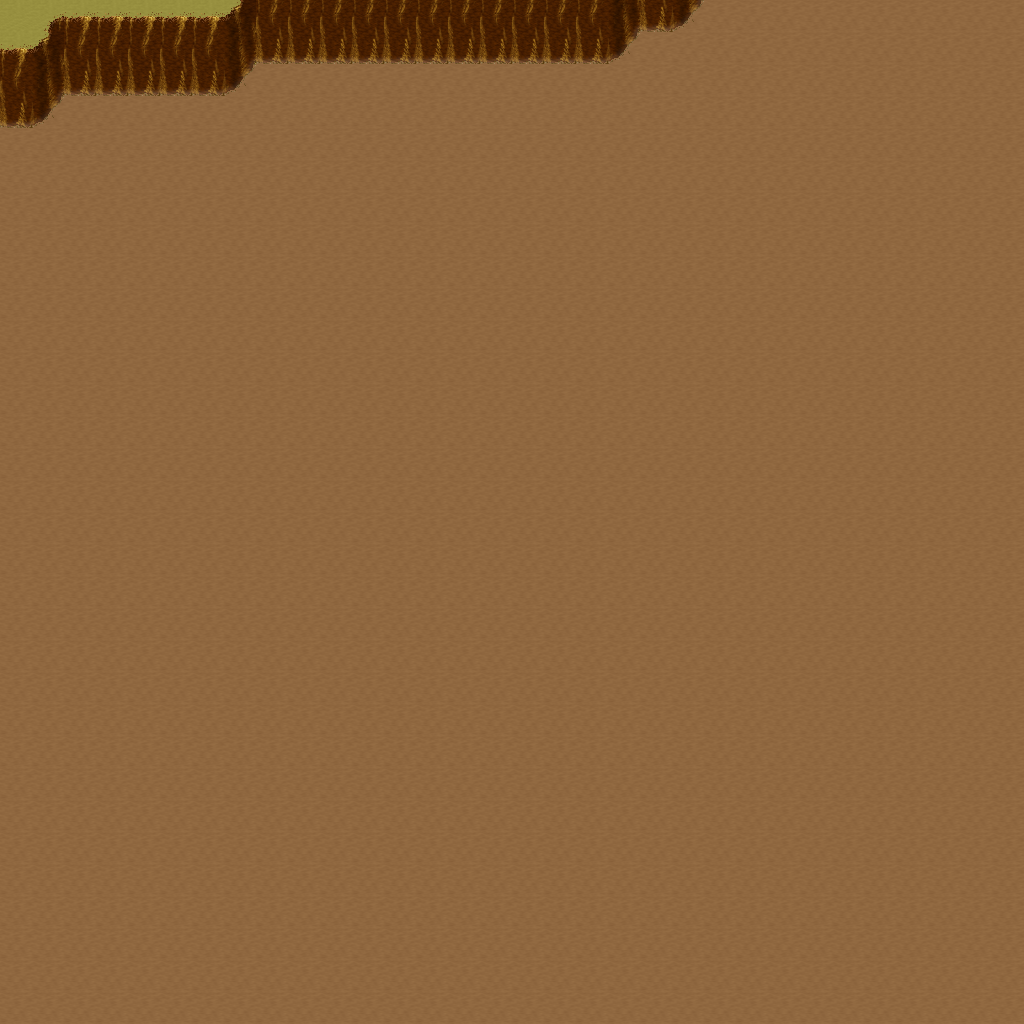

A 2D game scene composited from a Tiled map and its tileset images. What follows is a short description and the map's XML, with each tile layer's data collapsed to a summary:
An orthogonal 32x32 tile map with 32x32 px tiles, 5 tile layers (Ground, Objects, Objects2, Above, ...), 1 hidden layer not drawn, 37 tilesets.

<map version="1.10" tiledversion="1.11.0" orientation="orthogonal" renderorder="right-down" width="32" height="32" tilewidth="32" tileheight="32" infinite="0" nextlayerid="11" nextobjectid="1">
 <tileset firstgid="1" name="ground_ground" tilewidth="32" tileheight="32" tilecount="33" columns="3">
  <image source="../drawable/ground_ground.png" width="96" height="352" />
 </tileset>
 <tileset firstgid="34" name="ground_ridge_earth_dark" tilewidth="32" tileheight="32" tilecount="96" columns="12">
  <image source="../drawable/ground_ridge_earth_dark.png" width="384" height="256" />
 </tileset>
 <tileset firstgid="130" name="logic_collision" tilewidth="32" tileheight="32" tilecount="1" columns="1">
  <image source="../drawable/logic_collision.png" width="32" height="32" />
 </tileset>
 <tileset firstgid="131" name="logic_portal" tilewidth="32" tileheight="32" tilecount="24" columns="8">
  <image source="../drawable/logic_portal.png" width="256" height="96" />
 </tileset>
 <tileset firstgid="155" name="building_fence_fence_chunky" tilewidth="32" tileheight="32" tilecount="21" columns="3">
  <image source="../drawable/building_fence_fence_chunky.png" width="96" height="224" />
 </tileset>
 <tileset firstgid="176" name="item_statue_girl_with_bird" tilewidth="32" tileheight="32" tilecount="12" columns="4">
  <image source="../drawable/item_statue_girl_with_bird.png" width="128" height="96" />
 </tileset>
 <tileset firstgid="188" name="plant_bush_hosta" tilewidth="32" tileheight="32" tilecount="9" columns="3">
  <image source="../drawable/plant_bush_hosta.png" width="96" height="96" />
 </tileset>
 <tileset firstgid="197" name="logic_item_sheepfood" tilewidth="32" tileheight="32" tilecount="1" columns="1">
  <image source="../drawable/logic_item_sheepfood.png" width="32" height="32" />
 </tileset>
 <tileset firstgid="198" name="ground_rock_rocks_3" tilewidth="32" tileheight="32" tilecount="16" columns="4">
  <image source="../drawable/ground_rock_rocks_3.png" width="128" height="128" />
 </tileset>
 <tileset firstgid="214" name="item_statue_crystal_statues" tilewidth="32" tileheight="32" tilecount="12" columns="6">
  <image source="../drawable/item_statue_crystal_statues.png" width="192" height="64" />
 </tileset>
 <tileset firstgid="226" name="plant_tree_maple_tree" tilewidth="32" tileheight="32" tilecount="72" columns="8">
  <image source="../drawable/plant_tree_maple_tree.png" width="256" height="288" />
 </tileset>
 <tileset firstgid="298" name="plant_stump_small_stump" tilewidth="32" tileheight="32" tilecount="4" columns="2">
  <image source="../drawable/plant_stump_small_stump.png" width="64" height="64" />
 </tileset>
 <tileset firstgid="302" name="item_statue_plants_potted_stone" tilewidth="32" tileheight="32" tilecount="6" columns="3">
  <image source="../drawable/item_statue_plants_potted_stone.png" width="96" height="64" />
 </tileset>
 <tileset firstgid="308" name="logic_creature_sheep" tilewidth="32" tileheight="32" tilecount="1" columns="1">
  <image source="../drawable/logic_creature_sheep.png" width="32" height="32" />
 </tileset>
 <tileset firstgid="309" name="furniture_chair_bench_white" tilewidth="32" tileheight="32" tilecount="8" columns="2">
  <image source="../drawable/furniture_chair_bench_white.png" width="64" height="128" />
 </tileset>
 <tileset firstgid="317" name="furniture_sink_dark_side_on" tilewidth="32" tileheight="32" tilecount="6" columns="3">
  <image source="../drawable/furniture_sink_dark_side_on.png" width="96" height="64" />
 </tileset>
 <tileset firstgid="323" name="object_birds" tilewidth="32" tileheight="32" tilecount="4" columns="2">
  <image source="../drawable/object_birds.png" width="64" height="64" />
 </tileset>
 <tileset firstgid="327" name="logic_creature_animal" tilewidth="32" tileheight="32" tilecount="32" columns="8">
  <image source="../drawable/logic_creature_animal.png" width="256" height="128" />
 </tileset>
 <tileset firstgid="359" name="ground_earth_edges" tilewidth="32" tileheight="32" tilecount="18" columns="6">
  <image source="../drawable/ground_earth_edges.png" width="192" height="96" />
 </tileset>
 <tileset firstgid="377" name="ground_grass_corners" tilewidth="32" tileheight="32" tilecount="24" columns="6">
  <image source="../drawable/ground_grass_corners.png" width="192" height="128" />
 </tileset>
 <tileset firstgid="401" name="building_stairs_stairs_grey" tilewidth="32" tileheight="32" tilecount="6" columns="3">
  <image source="../drawable/building_stairs_stairs_grey.png" width="96" height="64" />
 </tileset>
 <tileset firstgid="407" name="logic_creature_ent" tilewidth="32" tileheight="32" tilecount="4" columns="4">
  <image source="../drawable/logic_creature_ent.png" width="128" height="32" />
 </tileset>
 <tileset firstgid="411" name="plant_tree_pine_tree" tilewidth="32" tileheight="32" tilecount="20" columns="4">
  <image source="../drawable/plant_tree_pine_tree.png" width="128" height="160" />
 </tileset>
 <tileset firstgid="431" name="plant_tree_oak_tree" tilewidth="32" tileheight="32" tilecount="20" columns="4">
  <image source="../drawable/plant_tree_oak_tree.png" width="128" height="160" />
 </tileset>
 <tileset firstgid="451" name="plant_tree_chestnut_tree" tilewidth="32" tileheight="32" tilecount="20" columns="4">
  <image source="../drawable/plant_tree_chestnut_tree.png" width="128" height="160" />
 </tileset>
 <tileset firstgid="471" name="building_thatched_roof_cottage1" tilewidth="32" tileheight="32" tilecount="20" columns="4">
  <image source="../drawable/building_thatched_roof_cottage1.png" width="128" height="160" />
 </tileset>
 <tileset firstgid="491" name="building_thatched_roof_cottage2" tilewidth="32" tileheight="32" tilecount="20" columns="4">
  <image source="../drawable/building_thatched_roof_cottage2.png" width="128" height="160" />
 </tileset>
 <tileset firstgid="511" name="logic_item_vegetable" tilewidth="32" tileheight="32" tilecount="16" columns="8">
  <image source="../drawable/logic_item_vegetable.png" width="256" height="64" />
 </tileset>
 <tileset firstgid="527" name="object_well" tilewidth="32" tileheight="32" tilecount="4" columns="2">
  <image source="../drawable/object_well.png" width="64" height="64" />
 </tileset>
 <tileset firstgid="531" name="plant_flower_flower_bed_1" tilewidth="32" tileheight="32" tilecount="35" columns="7">
  <image source="../drawable/plant_flower_flower_bed_1.png" width="224" height="160" />
 </tileset>
 <tileset firstgid="566" name="plant_flower_small_flower_bed" tilewidth="32" tileheight="32" tilecount="12" columns="3">
  <image source="../drawable/plant_flower_small_flower_bed.png" width="96" height="128" />
 </tileset>
 <tileset firstgid="578" name="plant_flower_small_flower_bed_2" tilewidth="32" tileheight="32" tilecount="12" columns="3">
  <image source="../drawable/plant_flower_small_flower_bed_2.png" width="96" height="128" />
 </tileset>
 <tileset firstgid="590" name="plant_flower_foxgloves" tilewidth="32" tileheight="32" tilecount="4" columns="2">
  <image source="../drawable/plant_flower_foxgloves.png" width="64" height="64" />
 </tileset>
 <tileset firstgid="594" name="plant_flower_hothouse_flowers" tilewidth="32" tileheight="32" tilecount="72" columns="6">
  <image source="../drawable/plant_flower_hothouse_flowers.png" width="192" height="384" />
 </tileset>
 <tileset firstgid="666" name="plant_bush_bush_mult_colored" tilewidth="32" tileheight="32" tilecount="6" columns="3">
  <image source="../drawable/plant_bush_bush_mult_colored.png" width="96" height="64" />
 </tileset>
 <tileset firstgid="672" name="object_ents" tilewidth="32" tileheight="32" tilecount="50" columns="5">
  <image source="../drawable/object_ents.png" width="160" height="320" />
 </tileset>
 <tileset firstgid="722" name="ground_green_paving" tilewidth="32" tileheight="32" tilecount="18" columns="3">
  <image source="../drawable/ground_green_paving.png" width="96" height="192" />
 </tileset>
 <layer id="1" name="Ground" width="32" height="32">
  <data>[1024 cells, 1024 non-empty, 2 distinct tile ids]</data>
 </layer>
 <layer id="2" name="Objects" width="32" height="32">
  <data>[1024 cells, 51 non-empty, 7 distinct tile ids]</data>
 </layer>
 <layer id="3" name="Objects2" width="32" height="32">
  <data>[1024 cells, 1 non-empty, 1 distinct tile ids]</data>
 </layer>
 <layer id="4" name="Above" width="32" height="32">
  <data>[1024 cells, 0 non-empty, 0 distinct tile ids]</data>
 </layer>
 <layer id="5" name="Above2" width="32" height="32">
  <data>[1024 cells, 0 non-empty, 0 distinct tile ids]</data>
 </layer>
 <layer id="6" name="Walkable" width="32" height="32" visible="0">
  <data>[1024 cells, 48 non-empty, 1 distinct tile ids]</data>
 </layer>
 <objectgroup id="7" name="Mapevents" />
 <objectgroup id="8" name="Spawn" />
 <objectgroup id="9" name="Keys" />
 <objectgroup id="10" name="Replace" />
</map>
